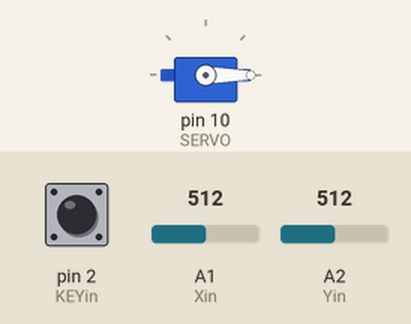
Recording of a sketch running on a simulated Arduino Uno, built with avr-gcc and run on an emulated ATmega328P. Shown: servo. Inputs (shaded band) come from the test bench; at power-on: pin 2 (KEYin) LOW, A1 (Xin) = 512, A2 (Yin) = 512.

Above: at 0.05 s.
Timing chart, 0 to 4.6 s (numbered marks = the images above):
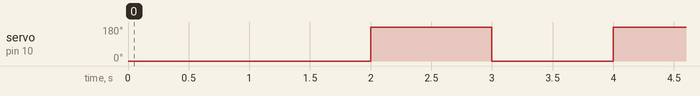

Measured:
- by itself, servo on pin 10 (SERVO): alternates 180° for 1.0 s and 0° for 1.0 s, 5 changes in all, then stays 180°

The sketch:

servo.ino
```cpp
#include <Servo.h>

const int Xin = A1;
const int Yin = A2;
const int KEYin = 2;
const int SERVO = 10;
Servo servo;

void setup(){
  Serial.begin(115200);
  pinMode(KEYin, INPUT);
  servo.attach(SERVO);
  servo.write(0);
}

void loop(){
  int xVal = analogRead(Xin);
  int yVal = analogRead(Yin);
  int buttonVal = digitalRead(KEYin);

  delay(1000);
  for(int cnt=0;cnt<3;cnt++){
    servo.write(0);
    delay(1000);
    servo.write(180);
    delay(1000);
  }
  servo.detach();
}
```
